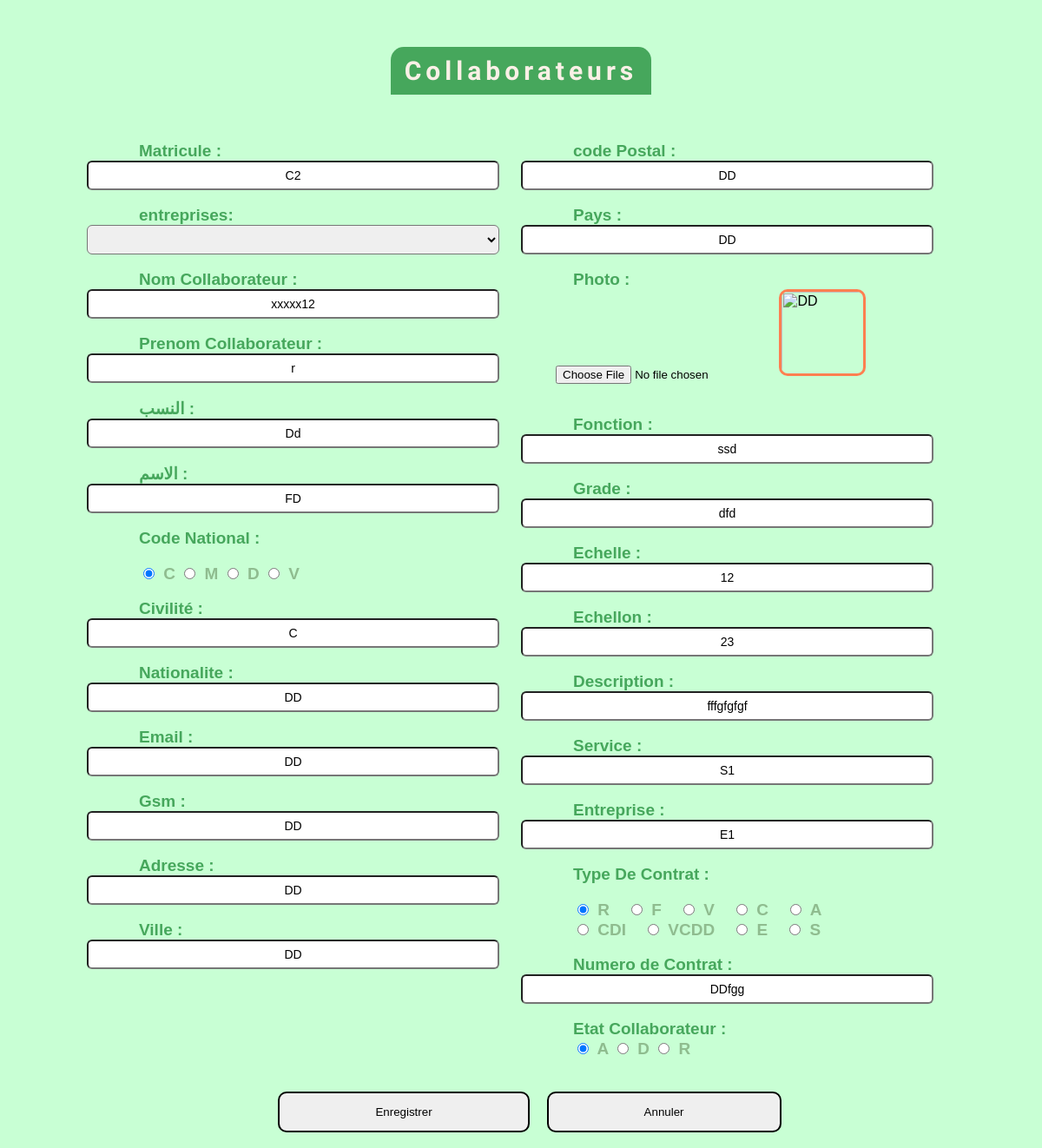
The page /Pages/edit_collabo.php?matricule=C2 on the database its author committed.
### tables this page shows
create table Collaborateurs
(
    matricule varchar(20) primary key not null,
    CodeEntrFK varchar(20) null,
    nom varchar(80) not null,
    prenom varchar(80) not null,
    nomArabe varchar(80),
    prenomArabe varchar(80),
    cin varchar(10) not null,
    constraint cin_pk check (cin in ('C','M','D','V')),
    civilite varchar(2) not null,
    nationalite varchar(50) not null,
    email varchar(150),
    gsm varchar(15),
    adresse varchar(255),
    ville varchar(150),
    codePostal varchar(10),
    pays varchar(80),
    photo varchar(50) not null,
    fonction varchar(150),
    grade varchar(100),
    echelle int ,
    echellon int,
    _description varchar(255),
    codeSrvFK1 varchar (20) null,
    codeEntrFK2 varchar(20) null,
    typeContrat varchar(5) not null,
    constraint typeCtr_pk check (typeContrat in ('R','F','V','C','A','CDI','CDD','E','S')),
    numContrat varchar(20),
    etatColabo varchar(2) not null,
    constraint etatColl_pk check (etatColabo in ('A','D','R'))
);

### MyLibrery/connection.php (called while the page is built, shortened)
<?php
function ExecuteReader($pdo,$req)
{
    return $pdo->query($req);
}
?>

### Pages/edit_collabo.php (the view, shortened to what this page needs)
<?php
require_once("../MyLibrery/connection.php");
$matricule="";
$nom="";
$prenom="";
$nomArabe="";
$prenomArabe="";
$civilite="";
$nationalite="";
$email="";
$gsm="";
$adresse="";
$ville="";
$codePostal="";
$pays="";
$photo="";
$fonction="";
$grade="";
$echelle="";
$echellon="";
$_description="";
$codeSrvFK1="";
$codeEntrFK2="";
$numContrat="";
if(isset($_GET['matricule']))
    {
        $matricule=$_GET['matricule'];
        if(!empty($matricule)){
            $dr_mod=ExecuteReader($cnx,"select * from Collaborateurs where matricule='$matricule'");
            $data=$dr_mod->fetchAll();
            $matricule=$data[0]['matricule'];
            $nom=$data[0]['nom'];
            $prenom=$data[0]['prenom'];
            $nomArabe=$data[0]['nomArabe'];
            $prenomArabe=$data[0]['prenomArabe'];
            $civilite=$data[0]['civilite'];
            $nationalite=$data[0]['nationalite'];
            $email=$data[0]['email'];
            $gsm=$data[0]['gsm'];
            $adresse=$data[0]['adresse'];
            $ville=$data[0]['ville'];
            $codePostal=$data[0]['codePostal'];
            $pays=$data[0]['pays'];
            $photo=$data[0]['photo'];
            $fonction=$data[0]['fonction'];
            $grade=$data[0]['grade'];
            $echelle=$data[0]['echelle'];
            $echellon=$data[0]['echellon'];
            $_description=$data[0]['_description'];
            $codeSrvFK1=$data[0]['codeSrvFK1'];
            $codeEntrFK2=$data[0]['codeEntrFK2'];
            $numContrat=$data[0]['numContrat'];
        }
    }
?>
<link rel="stylesheet" href="../css/style_Gestion.css">
<link rel="stylesheet" href="../css/style1.css">
<form action="edit_collabo.php" method="POST" id="frm1" enctype="multipart/form-data">
    <fieldset>
        <legend class="entr">Collaborateurs</legend><br><br><br>
        <div class="Global">
        <div class="col1" >
        <label class="lblinput">Matricule : </label>
        <input type='text' name='matricule' placeholder="entrer Matriculation" readonly="true" value="<?php echo($matricule); ?>"><br><br>
        <label class="lblinput">entreprises:</label>
        <select name="CodeEntrFK" id="sel" >
        </select>
        <br><br>
        <label class="lblinput">Nom Collaborateur :</label>
        <input type='text' name='nom' placeholder="entrer nom" value="<?php echo($nom); ?>"><br><br>
        <label class="lblinput">Prenom Collaborateur :</label>
        <input type= 'text' name='prenom' placeholder="entrer Prenom" value="<?php echo($prenom); ?>"><br><br>
        <label class="lblinput">النسب  : </label>
        <input type= 'text' name='nomArabe' placeholder="النسب" value="<?php echo($nomArabe); ?>"><br><br>
        <label class="lblinput">الاسم :</label>
        <input type= 'text' name='prenomArabe' placeholder="الاسم" value="<?php echo($prenomArabe); ?>"><br><br>
        <label class="lblinput">Code National :</label><br><br>
        <div class="div_radio1">
        <input class="rad1" type= 'radio' name='cin' value="C" id="C-cin" checked> C
        <input class="rad1" type= 'radio' name='cin' value="M" id="M-cin"> M
        <input class="rad1" type= 'radio' name='cin' value="D" id="D-cin"> D
        <input class="rad1" type= 'radio' name='cin' value="V" id="V-cin"> V
        </div>
        <br>
        <label class="lblinput">Civilité :</label>
        <input type= 'text' name='civilite' placeholder="entrer etat civil " value="<?php echo($civilite); ?>"><br><br>
        <label class="lblinput">Nationalite :</label>
        <input type= 'text' name='nationalite' placeholder="entrer nationalite " value="<?php echo($nationalite); ?>"><br><br>
        <label class="lblinput">Email :</label>
        <input type= 'text' name='email' placeholder="entrer un Email " value="<?php echo($email); ?>"><br><br>
        <label class="lblinput">Gsm :</label>
        <input type= 'text' name='gsm' placeholder="entrer numero de telephone " value="<?php echo($gsm); ?>"><br><br>
        <label class="lblinput">Adresse :</label>
        <input type= 'text' name='adresse' placeholder="entrer l'Adresse " value="<?php echo($adresse); ?>"><br><br>
        <label class="lblinput">Ville :</label>
        <input type= 'text' name='ville' placeholder="entrer la Ville " value="<?php echo($ville); ?>"><br><br>
        </div>
        <div class="col2">
        <label class="lblinput">code Postal :</label>
        <input type= 'text' name='codePostal' placeholder="entrer le code Postal" value="<?php echo($codePostal); ?>"><br><br>
        <label class="lblinput">Pays :</label>
        <input type= 'text' name='pays' placeholder="entrer Pays " value="<?php echo($pays); ?>"><br><br>
        <label class="lblinput">Photo :</label>
        <div class="divLogo">
        <input type="file" name="photo" onchange="readLogo(this);">
        <img class="logoentr" id="maPic" src="<?php echo($photo); ?>" title="<?php echo($photo); ?>"><br>
        </div>
        <br><br>
        <label class="lblinput">Fonction :</label>
        <input type= 'text' name='fonction' placeholder="Fonctionement" value="<?php echo($fonction); ?>"><br><br>
        <label class="lblinput">Grade :</label>
        <input type= 'text' name='grade' placeholder="entrer un grade" value="<?php echo($grade); ?>"><br><br>
        <label class="lblinput">Echelle :</label>
        <input type= 'text' name='echelle' placeholder="entrer l'echelle " value="<?php echo($echelle); ?>"><br><br>
        <label class="lblinput">Echellon :</label>
        <input type= 'text' name='echellon' placeholder="entrer l'echellon" value="<?php echo($echellon); ?>"><br><br>
        <label class="lblinput">Description :</label>
        <input type= 'text' name='_description' placeholder="entrer La Description " value="<?php echo($_description); ?>"><br><br>
        <label class="lblinput">Service :</label>
        <input type= 'text' name='codeSrvFK1' placeholder="entrer Le Code Service" value="<?php echo($codeSrvFK1); ?>"><br><br>
        <label class="lblinput">Entreprise :</label>
        <input type= 'text' name='codeEntrFK2' placeholder="entrer Code d'Entreprise" value="<?php echo($codeEntrFK2); ?>"><br><br>
        <label class="lblinput">Type De Contrat :</label>
        <br><br>
        <div class="div_radio2">
            <input class="rad" type= 'radio' name='typeContrat' value="R" id="R-typeContrat" checked> R &ensp;
            <input class="rad" type= 'radio' name='typeContrat' value="F" id="F-typeContrat"> F &ensp;
            <input class="rad" type= 'radio' name='typeContrat' value="V" id="V-typeContrat"> V &ensp;
            <input class="rad" type= 'radio' name='typeContrat' value="C" id="C-typeContrat"> C &ensp;
            <input class="rad" type= 'radio' name='typeContrat' value="A" id="A-typeContrat"> A <br>
            <input class="rad" type= 'radio' name='typeContrat' value="CDI" id="CDI-typeContrat"> CDI &ensp;
            <input class="rad" type= 'radio' name='typeContrat' value="CDD" id="CDD-typeContrat"> VCDD &ensp;
            <input class="rad" type= 'radio' name='typeContrat' value="E" id="E-typeContrat"> E &ensp;
            <input class="rad" type= 'radio' name='typeContrat' value="S" id="S-typeContrat"> S &ensp;
        </div>
        <br>
        <label class="lblinput">Numero de Contrat :</label>
        <input type= 'text' name='numContrat' placeholder="entrer Numero De Contrat" value="<?php echo($numContrat); ?>"><br><br>
        <label class="lblinput">Etat Collaborateur :</label>
        <div class="div_radio1">
        <input class="rad1" type= 'radio' name='etatColabo' value="A" id="A-etatColabo" checked> A
        <input class="rad1" type= 'radio' name='etatColabo' value="D" id="D-etatColabo"> D
        <input class="rad1" type= 'radio' name='etatColabo' value="R" id="R-etatColabo"> R
        </div>
        </div>
        </div><br>
        <div class="div_butt">
        <input id="btnAdd" type="submit" name="add" value="Enregistrer">
        <input id="btnAnnuler" type="submit" name="add" value="Annuler">
        </div>
        <br>
        </fieldset>
        </form>
</body>
</html>

### css/style_Gestion.css (style rules this page uses)
* { margin: 0px; padding: 0px; }
.entr { user-select: none; font-family: "Great Vibes", cursive; letter-spacing: 5px; width: 300px; font-size: 30px; margin: auto; background-color: rgb(91, 173, 187); padding: 10px 0px 10px 0px; text-align: center; border-radius: 15px 15px 0px 0px; font-weight: bold; color: linen; }
fieldset { border: none; }
label { user-select: none; margin-left: 60px; margin-top:70px ; width: 150px; color: black; font-size: 19px; font-weight: 800; }
input[type=submit] { display: block; margin: 20px 0px 0px 20px ; text-align: center; border-radius: 10px; border: 2px solid; padding: 14px 110px ; outline: none; cursor: pointer; }
input[placeholder] { text-align: center; }
input[type=text] { line-height :30px; border-radius: 6px; font-size: 14px; }
.col1 { width: 500px; clear: both; }
.col1 input[type=text] { width: 95%; clear: both; }
.col2 { width: 500px; clear: both; }
.col2 input[type=text] { width: 95%; clear: both; }
label { color: rgb(69, 136, 148); }
.Global { display: flex; flex-direction: row; justify-content: center; width: 100%; }
.div_butt { display: flex; flex-direction: row; justify-content: center; }

### css/style1.css (style rules this page uses)
* { padding: 0px; margin: 0px; box-sizing: border-box; }

### Pages/edit_collabo.php (style rules this page uses)
.lblinput { color: #46A75C; }
.entr { background-color: #46A75C; }
.div_radio2 { margin-left: 60px; font-size: 18px; color: #8FBC8F; user-select: none; font-size: 19px; font-weight: 800; }
.div_radio1 { margin-left: 60px; font-size: 18px; color: #8FBC8F; user-select: none; font-size: 19px; font-weight: 800; }
.rad { size: 19px; margin: 5px; }
.rad1 { size: 19px; margin: 5px; }
#sel { height:34px ; line-height :30px; border-radius: 6px; font-size: 14px; width: 95%; clear: both; }
.divLogo { margin-left: 40px; }
.logoentr { width: 100px; height: 100px; border: 3px solid coral; border-radius: 10%; }

### rows shown on the page
collaborateurs: matricule "C2", nom "xxxxx12", prenom "r", nomArabe "Dd", prenomArabe "FD", civilite "C", nationalite "DD", email "DD", gsm "DD", adresse "DD", ville "DD", codePostal "DD", pays "DD", fonction "ssd", grade "dfd", echelle "12", echellon "23", _description "fffgfgfgf", codeSrvFK1 "S1", codeEntrFK2 "E1", numContrat "DDfgg"
